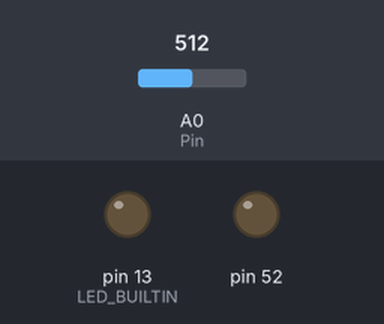
Simulated run of this sketch. Board: Arduino Mega 2560, built with avr-gcc and run on an emulated ATmega2560. Parts: output pins drawn as LEDs (lit = HIGH). The inputs (shaded band) are chosen by the test bench; at power-on: A0 (Pin) = 512.

Above: at 1.2 s.
1.3 s: A0 (Pin) set to 716
At 1.7 s:
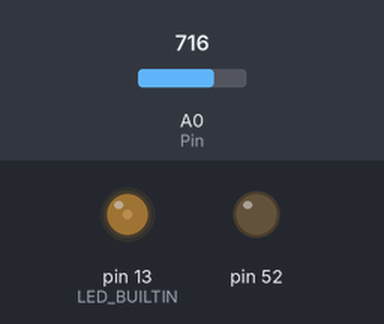
2.8 s: A0 (Pin) set to 511
At 4.1 s:
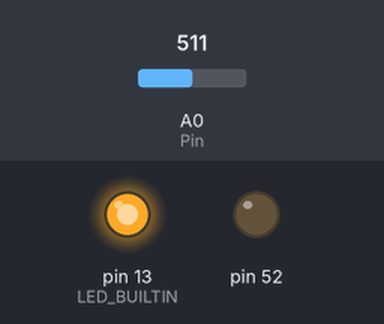
Timing chart, 0 to 5.8 s (numbered marks = the images above; inputs shaded):
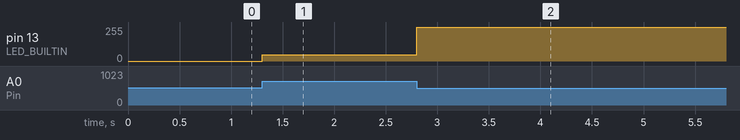

The sketch:

lab1.ino
```cpp
const int Pin = A0;
const int MAX_8_INT = 255;
int brightness;
int fade_amount;
int potValue;

void setup()
{
  brightness = 0;
  fade_amount = 1;
  pinMode(52, OUTPUT);
}

void loop()
{
  potValue = analogRead(A0) <<2;
  analogWrite(LED_BUILTIN, potValue);

  //analogWrite(LED_BUILTIN, brightness);
  //analogWrite(Pin, brightness);

  //if(brightness == 0 or brightness == MAX_8_INT)
    //fade_amount -= fade_amount;

  //delay(100);
}
```

Measured:
- after the input at 1.3 s, pin 13 (LED_BUILTIN): 0/255 → 48/255 at once
- after the input at 2.8 s, pin 13 (LED_BUILTIN): 48/255 → 252/255 at once
